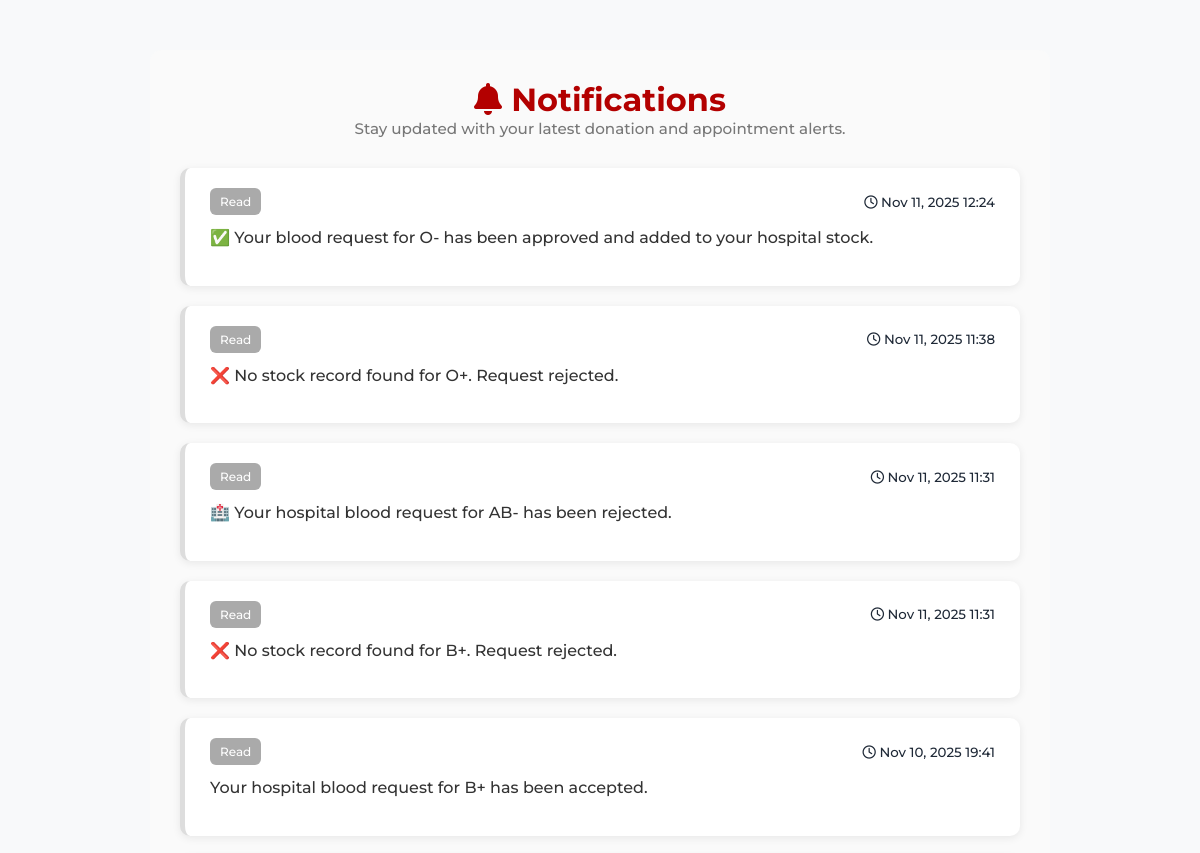
Page /view_notifications/ (signed in, upper part) on the earlier database version.
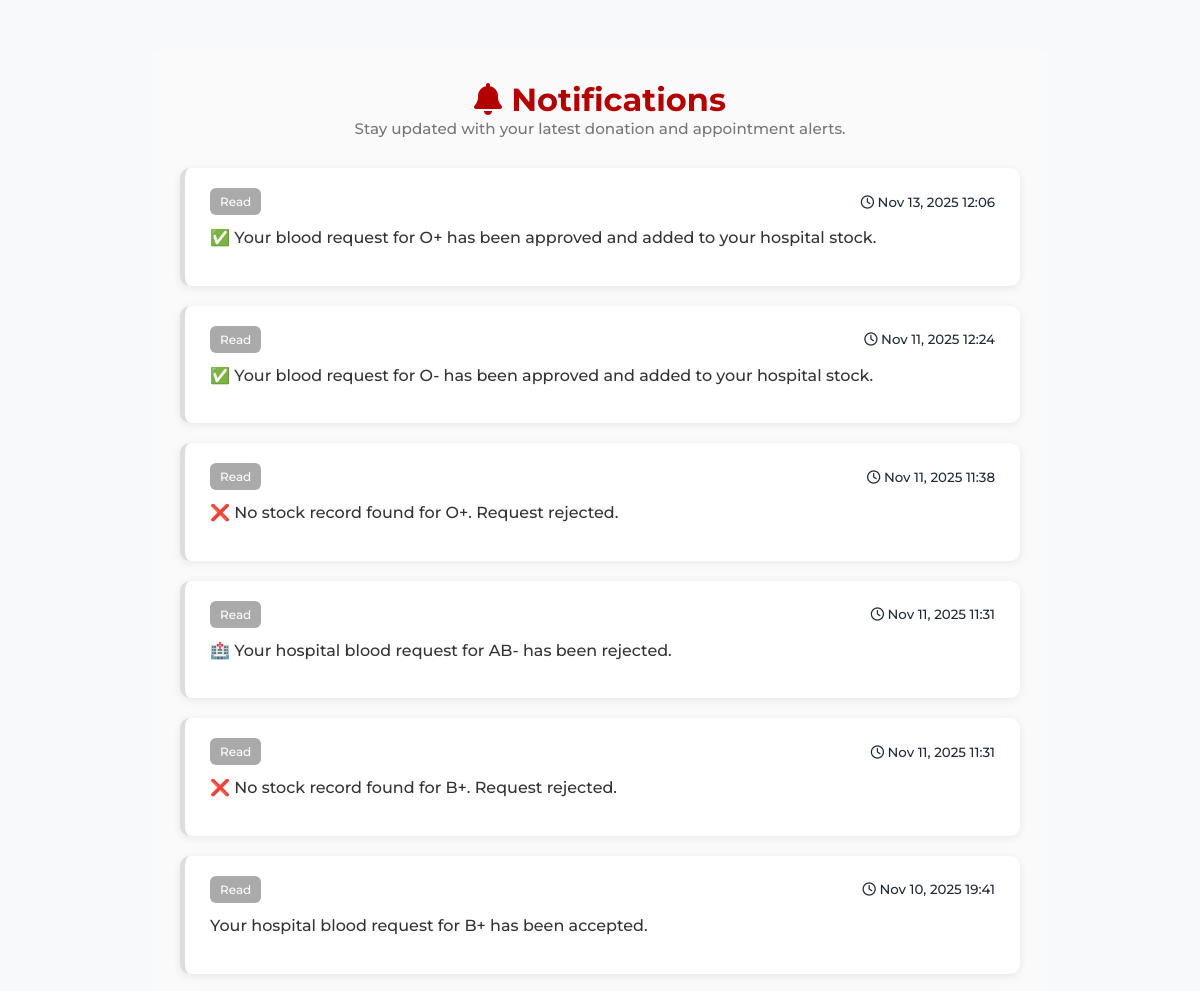
Same page on the later database version.
### blood_bank_app/models.py (models this page shows, shortened)
class Notification(models.Model):
    sender = models.ForeignKey(
        User, on_delete=models.CASCADE, related_name='sent_notifications', null=True, blank=True
    )
    user = models.ForeignKey(
        User, on_delete=models.CASCADE, related_name='notifications'  # receiver (hospital)
    )
    message = models.TextField()
    is_read = models.BooleanField(default=False)
    created_at = models.DateTimeField(auto_now_add=True)
    appointment = models.ForeignKey(
        'Appointment',
        on_delete=models.CASCADE,
        null=True, blank=True,
        related_name='notifications'
    )

### blood_bank_app/views.py (the view)
# urls.py: path('view_notifications/', views.view_notifications_donor, name='view_notifications_donor'),
@login_required
def view_notifications_donor(request):
    notifications = Notification.objects.filter(user=request.user).order_by('-created_at')
    unread_notifications = notifications.filter(is_read=False)
    if unread_notifications.exists():
        unread_notifications.update(is_read=True)
    return render(request, 'donor/view_notifications.html', {'notifications': notifications})

### blood_bank_app/templates/donor/view_notifications.html (shortened to what this page needs)
{% extends 'master.html' %}
{% block content %}
<div class="notifications-wrapper">
  <div class="notifications-header">
    <h2><i class="fa-solid fa-bell"></i> Notifications</h2>
    <p class="subtitle">Stay updated with your latest donation and appointment alerts.</p>
  </div>
  {% if notifications %}
    <ul class="notifications-list">
      {% for notification in notifications %}
        <li class="notification-card {% if notification.is_read %}read{% else %}unread{% endif %}">
          <div class="notification-content">
            <div class="notification-header">
              <span class="badge {% if notification.is_read %}bg-secondary{% else %}bg-primary{% endif %}">
                {% if notification.is_read %}Read{% else %}New{% endif %}
              </span>
              <small class="text-muted">
                <i class="fa-regular fa-clock"></i> {{ notification.created_at|date:"M d, Y H:i" }}
              </small>
            </div>
            <p class="message">{{ notification.message }}</p>
          </div>
        </li>
      {% endfor %}
    </ul>
  {% else %}
    <div class="no-notifications text-center">
      <i class="fa-regular fa-bell-slash fa-3x text-muted"></i>
      <p class="mt-3 text-muted">You have no notifications yet.</p>
    </div>
  {% endif %}
</div>
{% endblock %}

Differences in the rows shown:
added Notification: is_read "Read", created_at "Nov 13, 2025 12:06", message "✅ Your blood request for O+ has been approved and added to your hospital stock."
